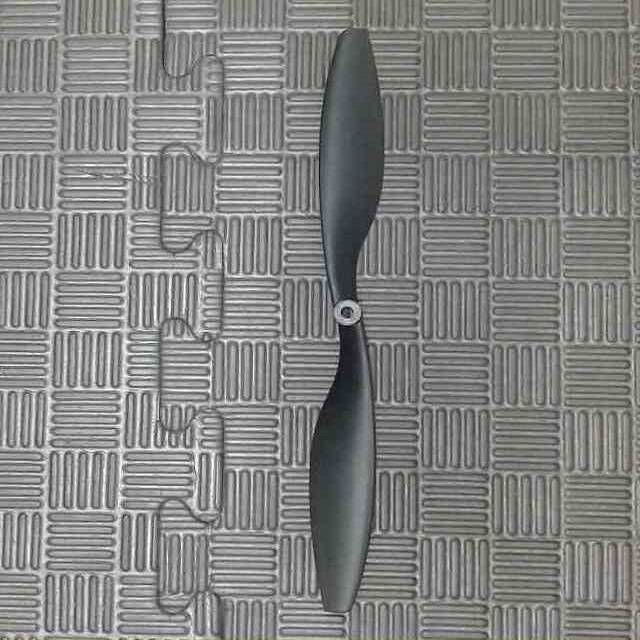
#> input picture Augmentation/images/1.jpg, 640 x 640 px; its folder holds only this picture in this run
$ python -i ImageAugmentation.py   (imports and definitions only)
#> lines starting #> are read from the running program, lines starting #| are printed output that depends on the picture
#> further down, picture is the input picture: shape (640, 640, 3); mean B, G, R 130.2, 131.8, 131.3
import cv2
import os
import glob
import imutils
import time
from pathlib import Path
import numpy as np


# [13 lines left out: function flip, not called in this run]


def rotation(image):
    rotate_list = []
    title_list = []

    rotated_90_clockwise = cv2.rotate(src=image, rotateCode=cv2.ROTATE_90_CLOCKWISE)
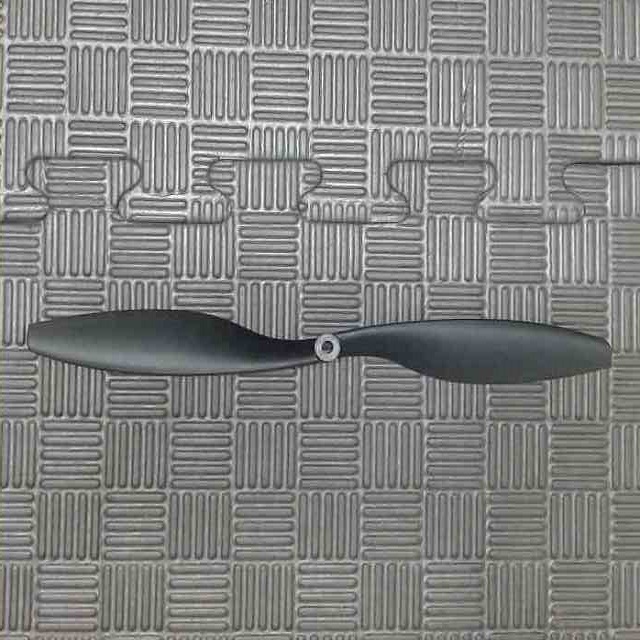
#> rotated_90_clockwise: shape (640, 640, 3); mean B, G, R 130.2, 131.8, 131.3
    rotate_list.append(rotated_90_clockwise)
    title_list.append('90_clock')

    rotated_90_counterclockwise = cv2.rotate(src=image, rotateCode=cv2.ROTATE_90_COUNTERCLOCKWISE)
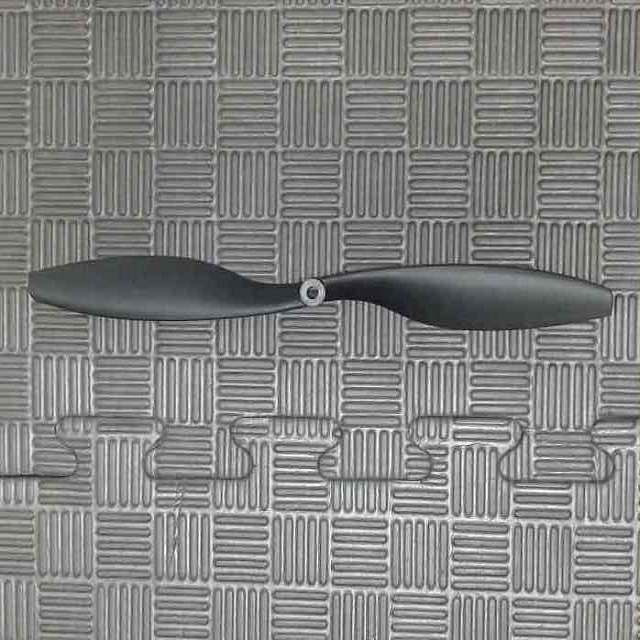
#> rotated_90_counterclockwise: shape (640, 640, 3); mean B, G, R 130.2, 131.8, 131.3
    rotate_list.append(rotated_90_counterclockwise)
    title_list.append('90_counterclock')

    rotated_180 = cv2.rotate(src=image, rotateCode=cv2.ROTATE_180)
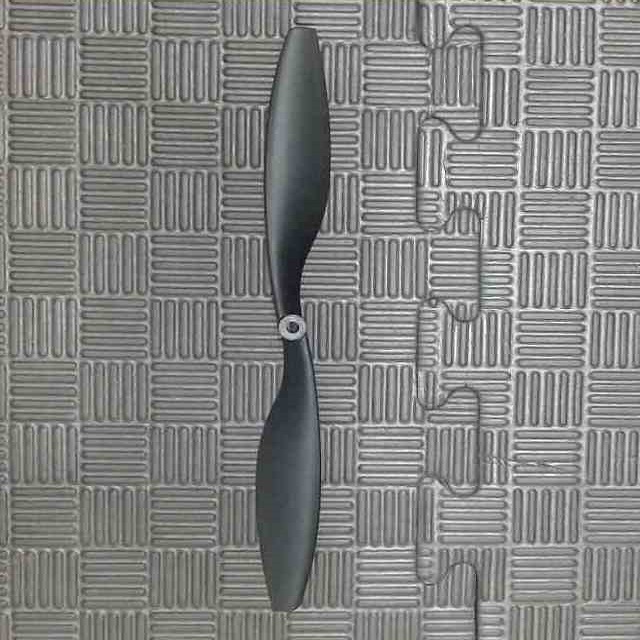
#> rotated_180: shape (640, 640, 3); mean B, G, R 130.2, 131.8, 131.3
    rotate_list.append(rotated_180)
    title_list.append('180clock')

    return rotate_list, title_list

# [37 lines left out: functions bound_rotation, grayscale, colorNegative, grayNegative, not called in this run]


# [79 lines not run here, left out]

>>> import cv2
>>> picture = cv2.imread('../Augmentation/images/1.jpg')
>>> result = rotation(picture)

$ run again, on Augmentation/images/2.jpg
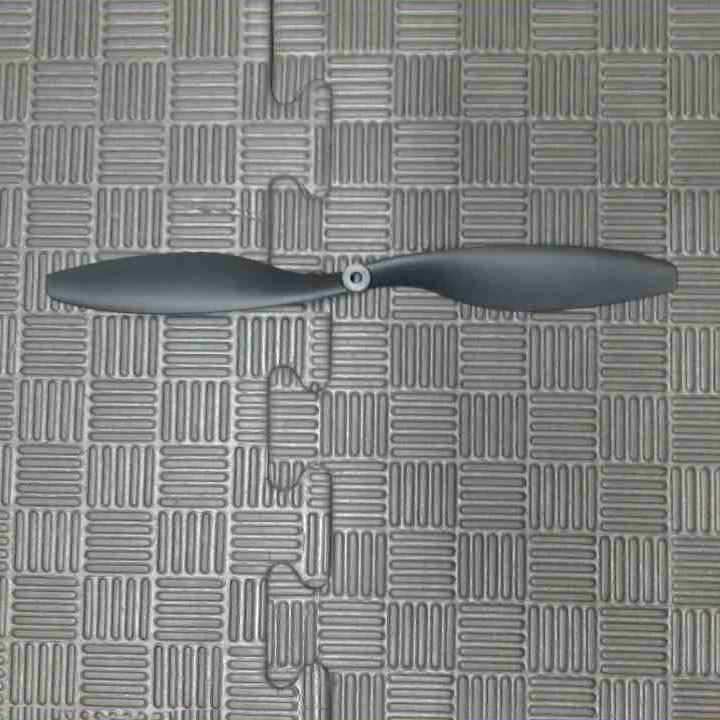
#> input picture Augmentation/images/2.jpg, 720 x 720 px
#> picture is the input picture: shape (720, 720, 3); mean B, G, R 131, 132, 131.5
#> in rotation, `rotated_90_counterclockwise = cv2.rotate(src=image, rotateCode=cv2.ROT..`:
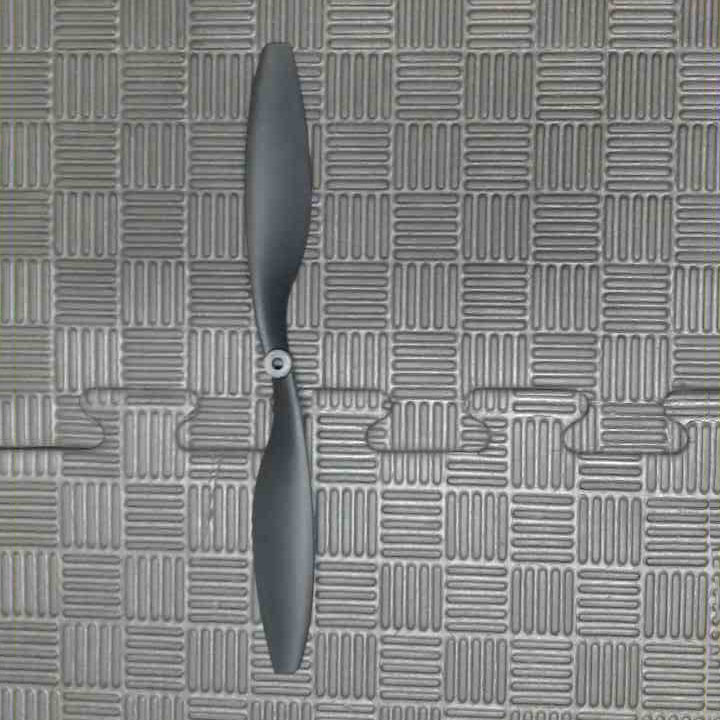
#> rotated_90_counterclockwise: shape (720, 720, 3); mean B, G, R 131, 132, 131.5
#> in rotation, `rotated_180 = cv2.rotate(src=image, rotateCode=cv2.ROTATE_180)`:
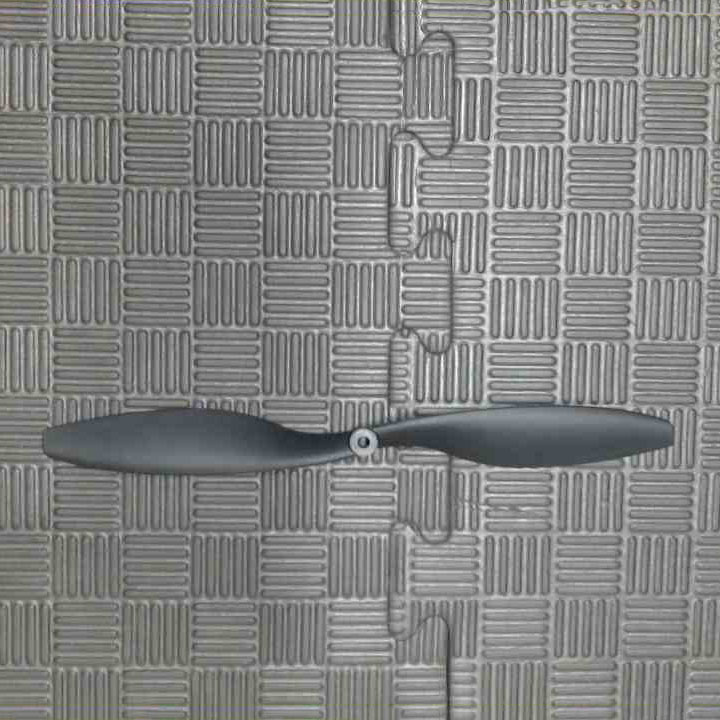
#> rotated_180: shape (720, 720, 3); mean B, G, R 131, 132, 131.5

$ run again, on Augmentation/images/3.jpg
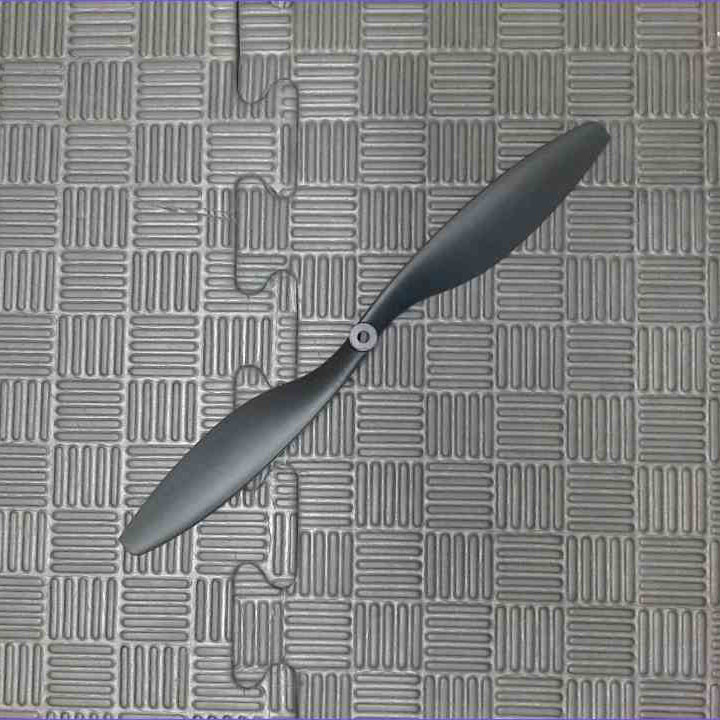
#> input picture Augmentation/images/3.jpg, 720 x 720 px
#> picture is the input picture: shape (720, 720, 3); mean B, G, R 130.3, 131.3, 131
#> in rotation, `rotated_90_counterclockwise = cv2.rotate(src=image, rotateCode=cv2.ROT..`:
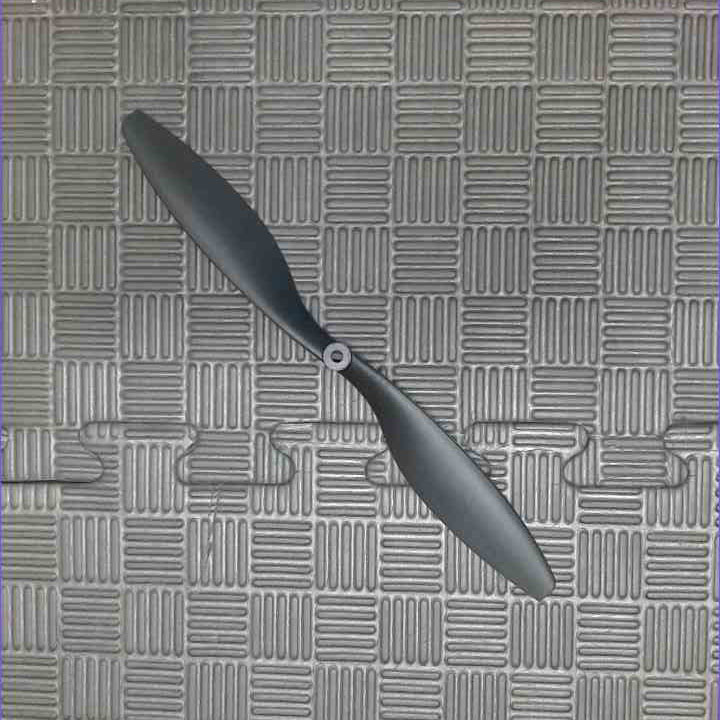
#> rotated_90_counterclockwise: shape (720, 720, 3); mean B, G, R 130.3, 131.3, 131
#> in rotation, `rotated_180 = cv2.rotate(src=image, rotateCode=cv2.ROTATE_180)`:
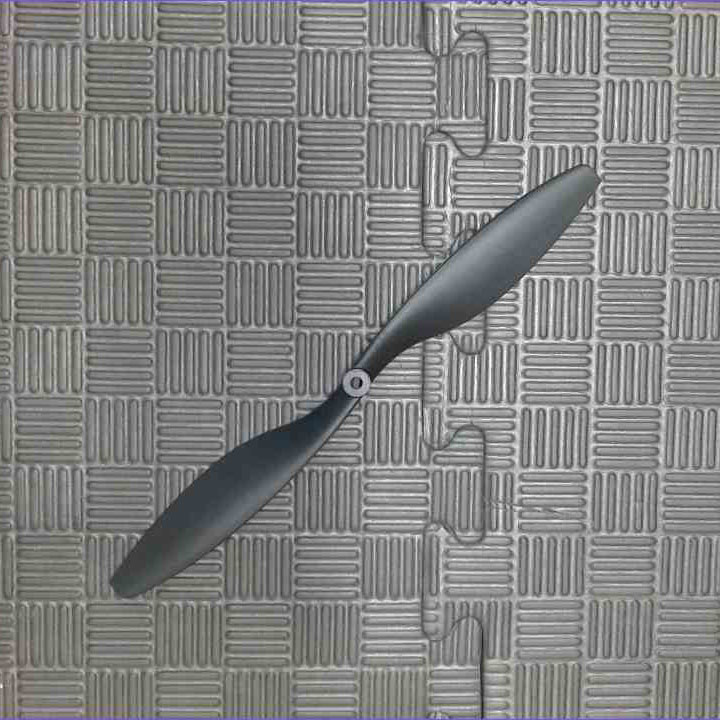
#> rotated_180: shape (720, 720, 3); mean B, G, R 130.3, 131.3, 131
